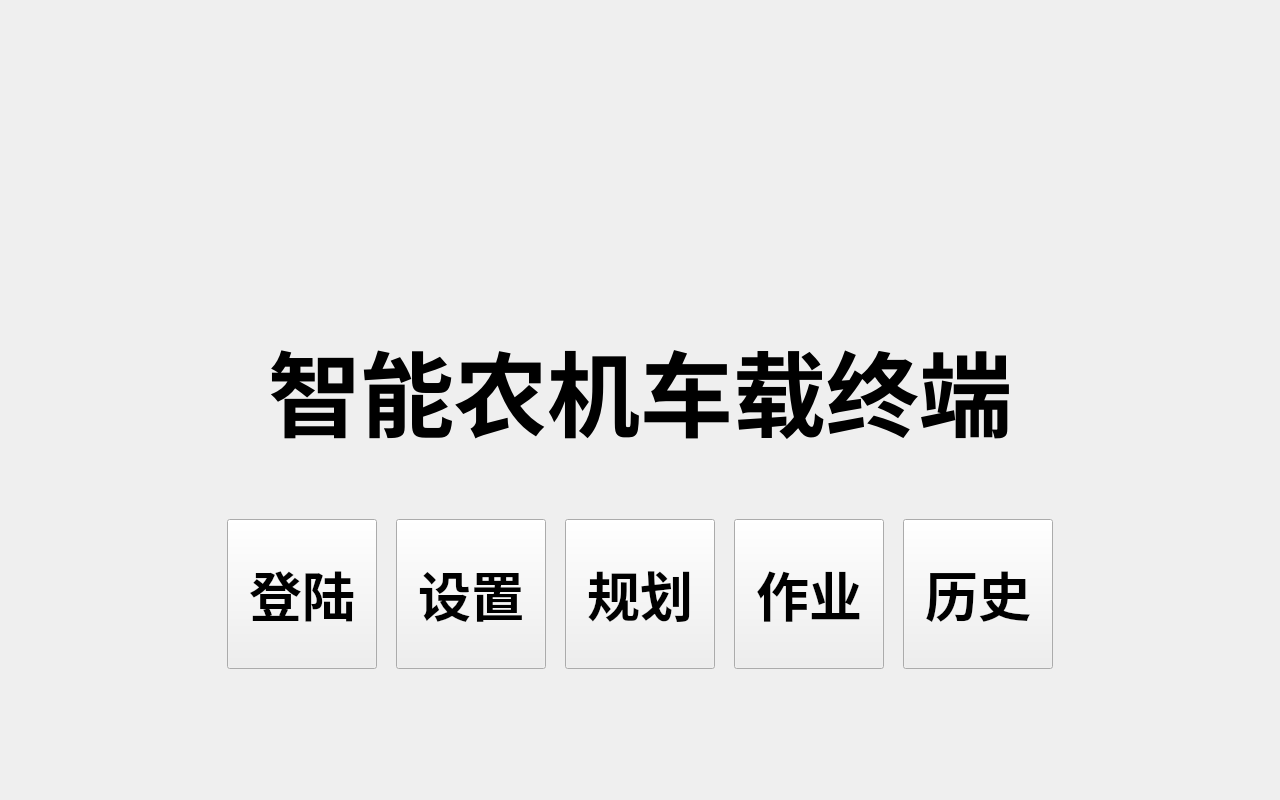
<?xml version="1.0" encoding="UTF-8"?>
<ui version="4.0">
 <class>menu</class>
 <widget class="QMainWindow" name="menu">
  <property name="geometry">
   <rect>
    <x>0</x>
    <y>0</y>
    <width>1280</width>
    <height>800</height>
   </rect>
  </property>
  <property name="minimumSize">
   <size>
    <width>1280</width>
    <height>800</height>
   </size>
  </property>
  <property name="maximumSize">
   <size>
    <width>1280</width>
    <height>800</height>
   </size>
  </property>
  <property name="windowTitle">
   <string>MainWindow</string>
  </property>
  <widget class="QWidget" name="centralwidget">
   <layout class="QVBoxLayout" name="verticalLayout">
    <property name="leftMargin">
     <number>0</number>
    </property>
    <property name="topMargin">
     <number>0</number>
    </property>
    <property name="rightMargin">
     <number>0</number>
    </property>
    <property name="bottomMargin">
     <number>0</number>
    </property>
    <item>
     <widget class="QWidget" name="widget_menu_background" native="true">
      <layout class="QGridLayout" name="gridLayout_2">
       <property name="leftMargin">
        <number>0</number>
       </property>
       <property name="topMargin">
        <number>0</number>
       </property>
       <property name="rightMargin">
        <number>0</number>
       </property>
       <property name="bottomMargin">
        <number>0</number>
       </property>
       <property name="spacing">
        <number>0</number>
       </property>
       <item row="0" column="0">
        <layout class="QGridLayout" name="gridLayout">
         <item row="2" column="0">
          <widget class="QLabel" name="menu_label_other1">
           <property name="minimumSize">
            <size>
             <width>0</width>
             <height>10</height>
            </size>
           </property>
           <property name="maximumSize">
            <size>
             <width>16777215</width>
             <height>10</height>
            </size>
           </property>
           <property name="text">
            <string/>
           </property>
          </widget>
         </item>
         <item row="0" column="0">
          <spacer name="verticalSpacer">
           <property name="orientation">
            <enum>Qt::Vertical</enum>
           </property>
           <property name="sizeType">
            <enum>QSizePolicy::Expanding</enum>
           </property>
           <property name="sizeHint" stdset="0">
            <size>
             <width>20</width>
             <height>300</height>
            </size>
           </property>
          </spacer>
         </item>
         <item row="1" column="0">
          <widget class="QLabel" name="menu_label_Title">
           <property name="minimumSize">
            <size>
             <width>1280</width>
             <height>200</height>
            </size>
           </property>
           <property name="maximumSize">
            <size>
             <width>1280</width>
             <height>200</height>
            </size>
           </property>
           <property name="font">
            <font>
             <family>PingFang SC</family>
             <pointsize>70</pointsize>
             <weight>75</weight>
             <bold>true</bold>
            </font>
           </property>
           <property name="focusPolicy">
            <enum>Qt::NoFocus</enum>
           </property>
           <property name="contextMenuPolicy">
            <enum>Qt::DefaultContextMenu</enum>
           </property>
           <property name="text">
            <string>智能农机车载终端</string>
           </property>
           <property name="alignment">
            <set>Qt::AlignCenter</set>
           </property>
          </widget>
         </item>
         <item row="6" column="0">
          <widget class="QWidget" name="menu_widget_other2" native="true">
           <property name="minimumSize">
            <size>
             <width>0</width>
             <height>300</height>
            </size>
           </property>
           <property name="maximumSize">
            <size>
             <width>16777215</width>
             <height>300</height>
            </size>
           </property>
           <layout class="QGridLayout" name="gridLayout_3">
            <item row="2" column="0">
             <spacer name="verticalSpacer_2">
              <property name="orientation">
               <enum>Qt::Vertical</enum>
              </property>
              <property name="sizeType">
               <enum>QSizePolicy::Expanding</enum>
              </property>
              <property name="sizeHint" stdset="0">
               <size>
                <width>20</width>
                <height>40</height>
               </size>
              </property>
             </spacer>
            </item>
            <item row="0" column="0">
             <spacer name="verticalSpacer_3">
              <property name="orientation">
               <enum>Qt::Vertical</enum>
              </property>
              <property name="sizeType">
               <enum>QSizePolicy::Fixed</enum>
              </property>
              <property name="sizeHint" stdset="0">
               <size>
                <width>20</width>
                <height>10</height>
               </size>
              </property>
             </spacer>
            </item>
            <item row="1" column="0">
             <layout class="QHBoxLayout" name="horizontalLayout">
              <item>
               <spacer name="horizontalSpacer_4">
                <property name="orientation">
                 <enum>Qt::Horizontal</enum>
                </property>
                <property name="sizeType">
                 <enum>QSizePolicy::Expanding</enum>
                </property>
                <property name="sizeHint" stdset="0">
                 <size>
                  <width>60</width>
                  <height>20</height>
                 </size>
                </property>
               </spacer>
              </item>
              <item>
               <widget class="QPushButton" name="menu_btn_login">
                <property name="minimumSize">
                 <size>
                  <width>150</width>
                  <height>150</height>
                 </size>
                </property>
                <property name="maximumSize">
                 <size>
                  <width>150</width>
                  <height>150</height>
                 </size>
                </property>
                <property name="font">
                 <font>
                  <family>PingFang SC</family>
                  <pointsize>40</pointsize>
                  <weight>75</weight>
                  <italic>false</italic>
                  <bold>true</bold>
                  <underline>false</underline>
                 </font>
                </property>
                <property name="text">
                 <string>登陆</string>
                </property>
               </widget>
              </item>
              <item>
               <spacer name="horizontalSpacer_6">
                <property name="orientation">
                 <enum>Qt::Horizontal</enum>
                </property>
                <property name="sizeType">
                 <enum>QSizePolicy::Fixed</enum>
                </property>
                <property name="sizeHint" stdset="0">
                 <size>
                  <width>13</width>
                  <height>20</height>
                 </size>
                </property>
               </spacer>
              </item>
              <item>
               <widget class="QPushButton" name="menu_btn_setting">
                <property name="minimumSize">
                 <size>
                  <width>150</width>
                  <height>150</height>
                 </size>
                </property>
                <property name="maximumSize">
                 <size>
                  <width>150</width>
                  <height>150</height>
                 </size>
                </property>
                <property name="font">
                 <font>
                  <family>PingFang SC</family>
                  <pointsize>40</pointsize>
                  <weight>75</weight>
                  <italic>false</italic>
                  <bold>true</bold>
                  <underline>false</underline>
                 </font>
                </property>
                <property name="text">
                 <string>设置</string>
                </property>
               </widget>
              </item>
              <item>
               <spacer name="horizontalSpacer">
                <property name="orientation">
                 <enum>Qt::Horizontal</enum>
                </property>
                <property name="sizeType">
                 <enum>QSizePolicy::Fixed</enum>
                </property>
                <property name="sizeHint" stdset="0">
                 <size>
                  <width>13</width>
                  <height>20</height>
                 </size>
                </property>
               </spacer>
              </item>
              <item>
               <widget class="QPushButton" name="menu_btn_history">
                <property name="minimumSize">
                 <size>
                  <width>150</width>
                  <height>150</height>
                 </size>
                </property>
                <property name="maximumSize">
                 <size>
                  <width>150</width>
                  <height>150</height>
                 </size>
                </property>
                <property name="font">
                 <font>
                  <family>PingFang SC</family>
                  <pointsize>40</pointsize>
                  <weight>75</weight>
                  <bold>true</bold>
                 </font>
                </property>
                <property name="text">
                 <string>规划</string>
                </property>
               </widget>
              </item>
              <item>
               <spacer name="horizontalSpacer_3">
                <property name="orientation">
                 <enum>Qt::Horizontal</enum>
                </property>
                <property name="sizeType">
                 <enum>QSizePolicy::Fixed</enum>
                </property>
                <property name="sizeHint" stdset="0">
                 <size>
                  <width>13</width>
                  <height>20</height>
                 </size>
                </property>
               </spacer>
              </item>
              <item>
               <widget class="QPushButton" name="menu_btn_work">
                <property name="minimumSize">
                 <size>
                  <width>150</width>
                  <height>150</height>
                 </size>
                </property>
                <property name="maximumSize">
                 <size>
                  <width>150</width>
                  <height>150</height>
                 </size>
                </property>
                <property name="font">
                 <font>
                  <family>PingFang SC</family>
                  <pointsize>40</pointsize>
                  <weight>75</weight>
                  <bold>true</bold>
                 </font>
                </property>
                <property name="text">
                 <string>作业</string>
                </property>
               </widget>
              </item>
              <item>
               <spacer name="horizontalSpacer_2">
                <property name="orientation">
                 <enum>Qt::Horizontal</enum>
                </property>
                <property name="sizeType">
                 <enum>QSizePolicy::Fixed</enum>
                </property>
                <property name="sizeHint" stdset="0">
                 <size>
                  <width>13</width>
                  <height>20</height>
                 </size>
                </property>
               </spacer>
              </item>
              <item>
               <widget class="QPushButton" name="menu_btn_help">
                <property name="minimumSize">
                 <size>
                  <width>150</width>
                  <height>150</height>
                 </size>
                </property>
                <property name="maximumSize">
                 <size>
                  <width>150</width>
                  <height>150</height>
                 </size>
                </property>
                <property name="font">
                 <font>
                  <family>PingFang SC</family>
                  <pointsize>40</pointsize>
                  <weight>75</weight>
                  <bold>true</bold>
                 </font>
                </property>
                <property name="text">
                 <string>历史</string>
                </property>
               </widget>
              </item>
              <item>
               <spacer name="horizontalSpacer_5">
                <property name="orientation">
                 <enum>Qt::Horizontal</enum>
                </property>
                <property name="sizeType">
                 <enum>QSizePolicy::Expanding</enum>
                </property>
                <property name="sizeHint" stdset="0">
                 <size>
                  <width>60</width>
                  <height>20</height>
                 </size>
                </property>
               </spacer>
              </item>
             </layout>
            </item>
           </layout>
          </widget>
         </item>
        </layout>
       </item>
      </layout>
     </widget>
    </item>
   </layout>
  </widget>
 </widget>
 <resources/>
 <connections/>
</ui>
